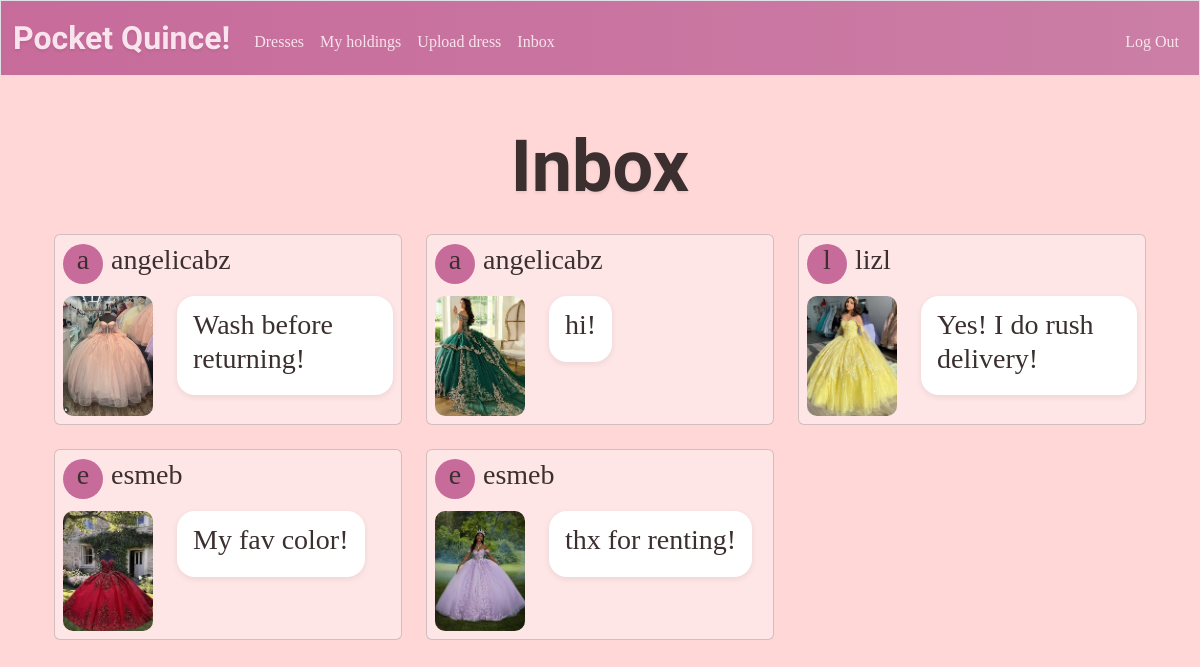
Page /messages (signed in) on the earlier database version.
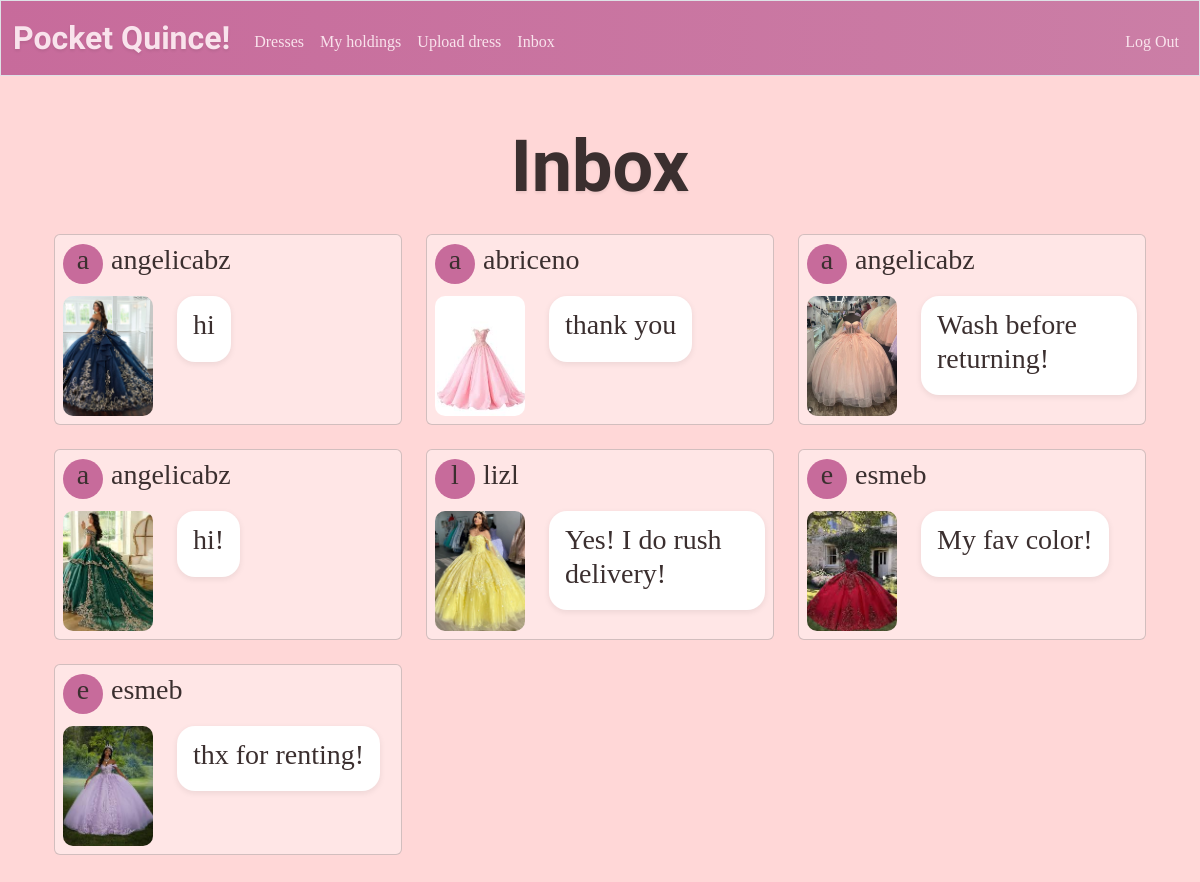
Same page on the later database version.
### tables this page shows
CREATE TABLE messages (
    id INTEGER PRIMARY KEY AUTOINCREMENT,
    sender_id   INTEGER NOT NULL,
    receiver_id INTEGER NOT NULL,
    dress_id    INTEGER,
    body        TEXT NOT NULL,
    created_at  TIMESTAMP DEFAULT CURRENT_TIMESTAMP,
    FOREIGN KEY (sender_id)   REFERENCES users(id),
    FOREIGN KEY (receiver_id) REFERENCES users(id),
    FOREIGN KEY (dress_id)    REFERENCES dresses(id)
);

CREATE TABLE users (
id INTEGER PRIMARY KEY AUTOINCREMENT NOT NULL, 
username TEXT NOT NULL UNIQUE, 
email TEXT NOT NULL, 
phone TEXT NOT NULL, 
hash TEXT NOT NULL
);

CREATE TABLE dresses (
    id INTEGER PRIMARY KEY AUTOINCREMENT,
    size TEXT NOT NULL,
    color TEXT NOT NULL,
    owner INTEGER NOT NULL,
    image_url TEXT,
    time_posted TEXT NOT NULL DEFAULT CURRENT_TIMESTAMP,
    FOREIGN KEY (owner) REFERENCES users(id)
);

### app.py (the view)
@app.route("/messages", methods=["GET", "POST"])
@login_required
def messages():
    db = get_db() # Set up database connection to wardrobe.db
    if request.method == "POST":
        receiver_id = request.form.get("receiver_id")
        content = request.form.get("body")
        dress_id = request.form.get("dress_id")
        if not receiver_id or not content or not dress_id:
            return apology("Missing message information")
        db.execute("INSERT INTO messages (sender_id, receiver_id, dress_id, body) VALUES (?,?,?,?)",
                     (session["user_id"], receiver_id, dress_id, content))
        db.commit() # Save database changes
        flash("Message sent!")
        return redirect("/messages") # Allow for messages to be viewed
    else:
        messages = db.execute("SELECT messages.*, users.username as sender_name, dresses.image_url, dresses.size, dresses.color FROM messages JOIN users ON messages.sender_id = users.id LEFT JOIN dresses ON dresses.id = messages.dress_id WHERE messages.receiver_id = ? ORDER BY messages.created_at DESC", (session["user_id"],)).fetchall()
        return render_template("messages.html", messages=messages)

### app.py (called while the page is built)
def get_db():
    if "db" not in g: # Check if database connection already exists
        g.db = sqlite3.connect(DATABASE) # Open database and store connection for reuse
        g.db.row_factory = sqlite3.Row # Enable dictionary-like row access for reading
    return g.db # Return database connection

@app.after_request
def after_request(response):
    response.headers["Cache-Control"] = "no-cache, no-store, must-revalidate"
    response.headers["Expires"] = 0
    response.headers["Pragma"] = "no-cache"
    return response

### help.py (called while the page is built)
def login_required(f):
    @wraps(f)
    def decorated_function(*args, **kwargs):
        if session.get("user_id") is None:
            return redirect("/login")
        return f(*args, **kwargs)
    return decorated_function

### templates/messages.html (shortened to what this page needs)
{% extends "layout.html" %}
{% block main %}
    <h2 class = "imperial">Inbox</h2>
    {%if messages|length == 0 %}
        <h3 class = "body-font">No messages yet</h3>
    {%else%}
        <div class="container mt-4">
            <div class="row">
                {% for message in messages %}
                <div class="col-md-4 mb-4">
                    <div class="card inbox-card p-2">
                        <div class = "message-header">
                            <div class = "message-header-left">
                                <div class = "message-icon">
                                      <h3 class="body-font">{{ message["sender_name"][0] }}</h3>
                                </div>
                                <div class = "message-meta body-font">
                                    <h3 class="body-font">{{ message["sender_name"] }}</h3>
                                </div>
                            </div>
                        </div>
                        <div class = "message-body">
                            <img class="inboxImg" src="{{ message['image_url'] }}">
                            <br>
                            <div class = "message-bubble body-font">
                                <h3 class="body-font">{{ message["body"] }}</h3>
                            </div>
                        </div>
                    </div>
                </div>
                {% endfor %}
            </div>
        </div>
    {% endif %}
{% endblock %}

### templates/layout.html (shortened to what this page needs)
<!DOCTYPE html>
<html lang="en">
    <head>
        <link href="https://cdn.jsdelivr.net/npm/bootstrap@5.3.3/dist/css/bootstrap.min.css" rel="stylesheet">
        <link href="{{ url_for('static', filename='style.css') }}" rel="stylesheet">
    </head>
    <body>
        <nav class=" border navbar navbar-expand-md">
            <div class="container-fluid">
                <a id = "navTitle" class="navbar-brand imperial"  href="/"><span>Pocket Quince!</span></a>
                <div class="collapse navbar-collapse" id="navbar">
                    {% if session["user_id"] %}
                        <ul class="navbar-nav me-auto mt-2">
                            <li class="nav-item body-font"><a class="nav-link" href="/catalog">Dresses</a></li>
                            <li class="nav-item body-font"><a class="nav-link" href="/holdings">My holdings</a></li>
                            <li class="nav-item body-font"><a class="nav-link" href="/upload">Upload dress</a></li>
                            <li class="nav-item body-font"><a class="nav-link" href="/messages">Inbox</a></li>
                        </ul>
                        <ul class="navbar-nav ms-auto mt-2">
                            <li class="nav-item body-font"><a class="nav-link" href="/logout">Log Out</a></li>
                        </ul>
                    {% else %}
                        <ul class="navbar-nav ms-auto mt-2">
                            <li class="nav-item body-font"><a class="nav-link" href="/register">Register</a></li>
                            <li class="nav-item body-font"><a class="nav-link" href="/login">Log In</a></li>
                        </ul>
                    {% endif %}
                </div>
            </div>
        </nav>
        <main class="container py-5 text-center">
            {% block main %}{% endblock %}
        </main>
    </body>
</html>

### static/style.css (style rules this page uses)
body { background-color: #FFD7D7; }
.imperial { font-family: 'Imperial Script', cursive; text-shadow: 0px 2px 3px rgba(0,0,0,0.08); font-weight: 700; font-size: 450%; color: #3B2F2F; }
.body-font { font-family: 'Merriweather', serif; color: #3B2F2F }
#navTitle { color: #F9E3EC; }
.nav-link { color: #F9E3EC; }
nav .navbar-brand { font-size: xx-large; }
.navbar { background: linear-gradient(to right, #C76B9B, #cb7ea6) }
.card { background-color: #FFE6E6; }
.inboxImg { width: 90px; height: 120px; object-fit: cover; border-radius: 10px; }
.inbox-card { display: flex; flex-direction: column; justify-content: space-between; height: 100%; max-width: 500px; margin: 0 auto; padding: 1rem 1rem; }
.message-header { display: flex; justify-content: space-between; margin-bottom: 0.7rem; }
.message-header-left { display: flex; align-items: center; gap: 0.5rem; }
.message-icon { width: 40px; height: 40px; border-radius: 50%; background: #C76B9B; color: #F9E3EC; display: flex; align-items: center; justify-content: center; font-weight: 700; font-family: 'Merriweather', serif; }
.message-body { display: flex; align-items: flex-start; gap: 0.75rem; }
.message-bubble { background: #fff; border-radius: 18px; padding: 0.75rem 1rem; box-shadow: 0 2px 6px rgba(0,0,0,0.08); font-size: 0.95rem; text-align: left; max-width: 100%; }

Differences in the rows shown:
added messages: username "a", sender_name "angelicabz", image_url (picture), body "hi"
added messages: username "a", sender_name "abriceno", image_url (picture), body "thank you"
